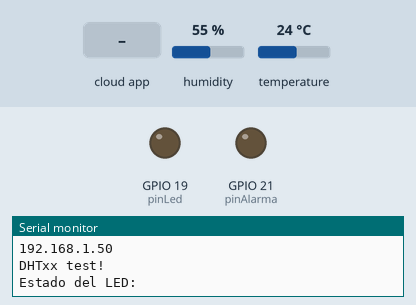
The sketch below on a simulated ESP32. Shown: output pins drawn as LEDs (lit = HIGH), the last lines printed to the serial monitor. The test bench sets the inputs (shaded band); at power-on: humidity 55 %, temperature 24 °C. WiFi joins after 1.5 s; servers stay silent unless stated; the Firebase database answers and starts empty.

Above: at 3.2 s.
3.3 s: the phone or cloud app sets alarma to activada
At 4.2 s:
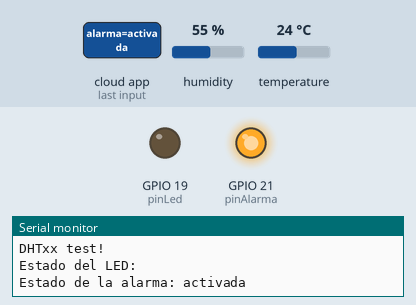
9.5 s: the phone or cloud app sets luz to 1
At 19.1 s:
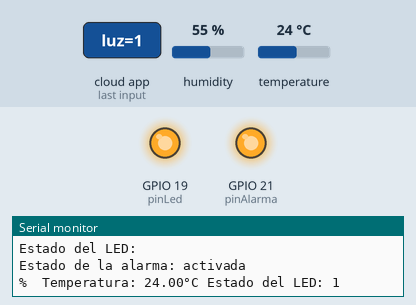
Timing chart, 0 to 20.6 s (numbered marks = the images above; inputs shaded):
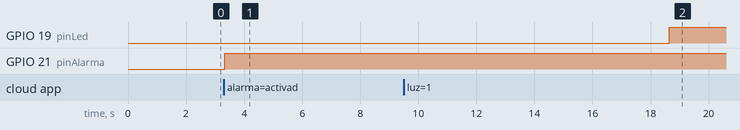

Measured:
- after the input at 3.3 s, GPIO 21 (pinAlarma): LOW → HIGH at once
- after the input at 9.5 s, GPIO 19 (pinLed): LOW → HIGH after 9.2 s

The sketch:

lecturas.ino
```cpp
#include "DHT.h" // Librería del sensor DHT11
#include <WiFi.h>
#include <FirebaseESP32.h>

#define FIREBASE_HOST "casa-domotica-da5dd-default-rtdb.firebaseio.com"
#define FIREBASE_AUTH "5l8WfCDrWfhdayROEzQsIH32IoajKILtMJQJlvsL"

FirebaseData casaDomotica;
String ruta = "lecturas";
WiFiClient esp32Client;

const char* ssid     = "Apa";
const char* password = "12345678";

#define DHTPIN 5
#define DHTTYPE DHT11
DHT dht(DHTPIN, DHTTYPE);
char datos[40];
String resultS = "";
int pinLed = 19;
int pinAlarma = 21;

void setup() {
  Serial.begin(115200);
  WiFi.begin(ssid, password);
  delay(1000);

  Serial.print("Se está conectando a la red wifi");
  Serial.println(ssid);

  while (WiFi.status() != WL_CONNECTED) {
    delay(500);
    Serial.print(".");
  }

  Serial.println("");
  Serial.println("WiFi conectado");
  Serial.println("IP address: ");
  Serial.println(WiFi.localIP());

  Firebase.begin(FIREBASE_HOST, FIREBASE_AUTH);
  Firebase.reconnectWiFi(true);

  float t = dht.readTemperature();
  Serial.println(F("DHTxx test!"));
  dht.begin();
  if (isnan(t)) {
    Serial.println(F("Falla en la lectura del sensor"));
    return;
  }

  pinMode(pinLed, OUTPUT);
  pinMode(pinAlarma, OUTPUT); // Agregado: Inicializar el pin de la alarma
  delay(500);
}

void loop() {
  float t = dht.readTemperature();

  // Leer datos desde Firebase
  if (Firebase.getString(casaDomotica, ruta + "/luz")) {
    String estadoLed = casaDomotica.stringData();
    Serial.print("Estado del LED: ");
    Serial.println(estadoLed);

    if (estadoLed == "1") {
      digitalWrite(pinLed, HIGH);
    } else if (estadoLed == "0") {
      digitalWrite(pinLed, LOW);
    }

    delay(1000);
  }

  if (Firebase.getString(casaDomotica, ruta + "/alarma")) {
    String estadoAlarma = casaDomotica.stringData();
    Serial.print("Estado de la alarma: ");
    Serial.println(estadoAlarma);

    if (estadoAlarma == "activada") {
      digitalWrite(pinAlarma, HIGH);
    } else if (estadoAlarma == "desactivada") {
      digitalWrite(pinAlarma, LOW);
    }

    delay(1000);
  }

  Serial.print(F("%  Temperatura: "));
  Serial.print(t);
  Serial.print(F("°C "));
  sprintf(datos, "Valor temperatura: %d ", static_cast<int>(t));
  delay(1000);

  delay(13000);
  Firebase.setInt(casaDomotica, ruta + "/temperatura", static_cast<int>(t));
}
```
